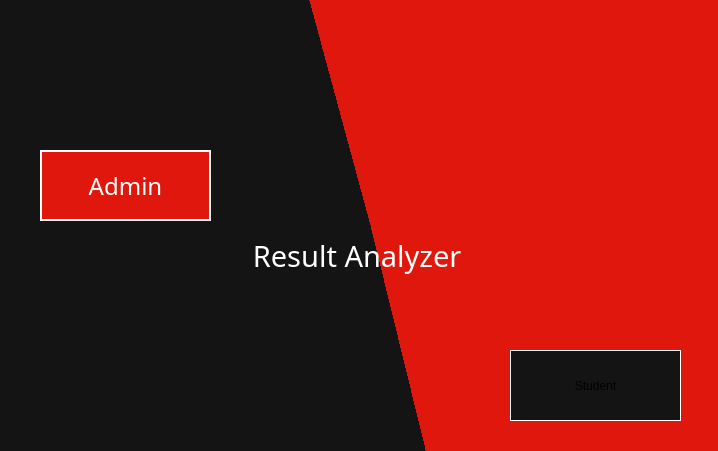
<?xml version="1.0" encoding="UTF-8"?>
<ui version="4.0">
 <class>Dialog</class>
 <widget class="QDialog" name="Dialog">
  <property name="geometry">
   <rect>
    <x>0</x>
    <y>0</y>
    <width>718</width>
    <height>451</height>
   </rect>
  </property>
  <property name="windowTitle">
   <string>Dialog</string>
  </property>
  <property name="autoFillBackground">
   <bool>true</bool>
  </property>
  <property name="styleSheet">
   <string notr="true"/>
  </property>
  <widget class="QPushButton" name="admin_button">
   <property name="geometry">
    <rect>
     <x>40</x>
     <y>150</y>
     <width>171</width>
     <height>71</height>
    </rect>
   </property>
   <property name="font">
    <font>
     <family>Colus</family>
     <pointsize>18</pointsize>
     <weight>50</weight>
     <italic>false</italic>
     <bold>false</bold>
    </font>
   </property>
   <property name="autoFillBackground">
    <bool>false</bool>
   </property>
   <property name="styleSheet">
    <string notr="true">background: #eb3349;
font: 18pt &quot;Colus&quot;;
color : white;</string>
   </property>
   <property name="text">
    <string>Admin</string>
   </property>
   <property name="flat">
    <bool>true</bool>
   </property>
  </widget>
  <widget class="QPushButton" name="student_button">
   <property name="geometry">
    <rect>
     <x>510</x>
     <y>350</y>
     <width>171</width>
     <height>71</height>
    </rect>
   </property>
   <property name="autoFillBackground">
    <bool>false</bool>
   </property>
   <property name="styleSheet">
    <string notr="true">background: #111111;
font: 18pt &quot;Colus&quot;;
color : #E0170D,;</string>
   </property>
   <property name="text">
    <string>Student</string>
   </property>
   <property name="autoDefault">
    <bool>true</bool>
   </property>
   <property name="default">
    <bool>false</bool>
   </property>
   <property name="flat">
    <bool>true</bool>
   </property>
  </widget>
  <widget class="QLabel" name="topic">
   <property name="geometry">
    <rect>
     <x>170</x>
     <y>180</y>
     <width>351</width>
     <height>151</height>
    </rect>
   </property>
   <property name="font">
    <font>
     <family>Colus</family>
     <pointsize>22</pointsize>
     <weight>50</weight>
     <italic>false</italic>
     <bold>false</bold>
    </font>
   </property>
   <property name="styleSheet">
    <string notr="true">font: 22pt &quot;Colus&quot;;
color : white;
</string>
   </property>
   <property name="text">
    <string>           Result Analyzer</string>
   </property>
  </widget>
  <widget class="QLabel" name="label_2">
   <property name="geometry">
    <rect>
     <x>0</x>
     <y>0</y>
     <width>741</width>
     <height>451</height>
    </rect>
   </property>
   <property name="styleSheet">
    <string notr="true">
background-color: qconicalgradient(cx:0.5, cy:0.5, angle:99.2, stop:0.498783 #E0170D, stop:0.497561 #141414);</string>
   </property>
   <property name="text">
    <string/>
   </property>
  </widget>
  <widget class="QLabel" name="admin_label">
   <property name="geometry">
    <rect>
     <x>40</x>
     <y>150</y>
     <width>171</width>
     <height>71</height>
    </rect>
   </property>
   <property name="styleSheet">
    <string notr="true">background: #E0170D;
border: 2px solid white;
</string>
   </property>
   <property name="text">
    <string/>
   </property>
  </widget>
  <widget class="QLabel" name="student_label">
   <property name="geometry">
    <rect>
     <x>510</x>
     <y>350</y>
     <width>171</width>
     <height>71</height>
    </rect>
   </property>
   <property name="styleSheet">
    <string notr="true">background : #141414;
border: 1px solid white;</string>
   </property>
   <property name="text">
    <string/>
   </property>
  </widget>
  <widget class="QLabel" name="admin_icon">
   <property name="geometry">
    <rect>
     <x>80</x>
     <y>30</y>
     <width>111</width>
     <height>111</height>
    </rect>
   </property>
   <property name="styleSheet">
    <string notr="true">background : url(:/images/images/admin.png) no-repeat;</string>
   </property>
   <property name="text">
    <string/>
   </property>
  </widget>
  <widget class="QLabel" name="student_icon">
   <property name="geometry">
    <rect>
     <x>550</x>
     <y>250</y>
     <width>91</width>
     <height>81</height>
    </rect>
   </property>
   <property name="styleSheet">
    <string notr="true">background : url(:/images/images/student.png) no-repeat;</string>
   </property>
   <property name="text">
    <string/>
   </property>
  </widget>
  <zorder>label_2</zorder>
  <zorder>admin_label</zorder>
  <zorder>student_label</zorder>
  <zorder>student_button</zorder>
  <zorder>admin_button</zorder>
  <zorder>topic</zorder>
  <zorder>admin_icon</zorder>
  <zorder>student_icon</zorder>
 </widget>
 <resources>
  <include location="images.qrc"/>
 </resources>
 <connections/>
</ui>
